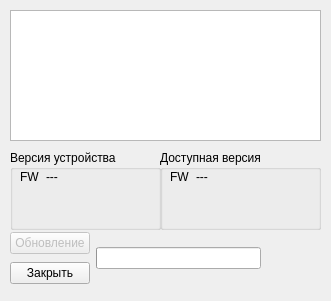
<?xml version="1.0" encoding="UTF-8"?>
<ui version="4.0">
 <class>FwDialog</class>
 <widget class="QDialog" name="FwDialog">
  <property name="geometry">
   <rect>
    <x>0</x>
    <y>0</y>
    <width>331</width>
    <height>301</height>
   </rect>
  </property>
  <property name="windowTitle">
   <string>Обновление</string>
  </property>
  <widget class="QPlainTextEdit" name="log">
   <property name="geometry">
    <rect>
     <x>10</x>
     <y>10</y>
     <width>311</width>
     <height>131</height>
    </rect>
   </property>
   <property name="readOnly">
    <bool>true</bool>
   </property>
  </widget>
  <widget class="QGroupBox" name="groupBox">
   <property name="geometry">
    <rect>
     <x>10</x>
     <y>150</y>
     <width>151</width>
     <height>80</height>
    </rect>
   </property>
   <property name="title">
    <string>Версия устройства</string>
   </property>
   <widget class="QWidget" name="formLayoutWidget">
    <property name="geometry">
     <rect>
      <x>10</x>
      <y>20</y>
      <width>131</width>
      <height>51</height>
     </rect>
    </property>
    <layout class="QFormLayout" name="formLayout">
     <item row="0" column="0">
      <widget class="QLabel" name="label">
       <property name="text">
        <string>FW</string>
       </property>
      </widget>
     </item>
     <item row="0" column="1">
      <widget class="QLabel" name="dev_fw_info">
       <property name="text">
        <string>---</string>
       </property>
      </widget>
     </item>
    </layout>
   </widget>
  </widget>
  <widget class="QGroupBox" name="groupBox_2">
   <property name="geometry">
    <rect>
     <x>160</x>
     <y>150</y>
     <width>161</width>
     <height>80</height>
    </rect>
   </property>
   <property name="title">
    <string>Доступная версия</string>
   </property>
   <widget class="QWidget" name="formLayoutWidget_2">
    <property name="geometry">
     <rect>
      <x>10</x>
      <y>20</y>
      <width>141</width>
      <height>51</height>
     </rect>
    </property>
    <layout class="QFormLayout" name="formLayout_2">
     <item row="0" column="0">
      <widget class="QLabel" name="label_3">
       <property name="text">
        <string>FW</string>
       </property>
      </widget>
     </item>
     <item row="0" column="1">
      <widget class="QLabel" name="have_fw_info">
       <property name="text">
        <string>---</string>
       </property>
      </widget>
     </item>
    </layout>
   </widget>
  </widget>
  <widget class="QWidget" name="horizontalLayoutWidget">
   <property name="geometry">
    <rect>
     <x>10</x>
     <y>230</y>
     <width>317</width>
     <height>56</height>
    </rect>
   </property>
   <layout class="QHBoxLayout" name="horizontalLayout">
    <item>
     <layout class="QVBoxLayout" name="verticalLayout">
      <item>
       <widget class="QPushButton" name="updatebn">
        <property name="enabled">
         <bool>false</bool>
        </property>
        <property name="text">
         <string>Обновление</string>
        </property>
       </widget>
      </item>
      <item>
       <widget class="QPushButton" name="closebn">
        <property name="text">
         <string>Закрыть</string>
        </property>
       </widget>
      </item>
     </layout>
    </item>
    <item>
     <widget class="QProgressBar" name="progressBar">
      <property name="value">
       <number>0</number>
      </property>
      <property name="textVisible">
       <bool>false</bool>
      </property>
     </widget>
    </item>
    <item>
     <widget class="QLabel" name="status">
      <property name="minimumSize">
       <size>
        <width>60</width>
        <height>0</height>
       </size>
      </property>
      <property name="text">
       <string/>
      </property>
     </widget>
    </item>
   </layout>
  </widget>
 </widget>
 <resources/>
 <connections>
  <connection>
   <sender>closebn</sender>
   <signal>clicked()</signal>
   <receiver>FwDialog</receiver>
   <slot>reject()</slot>
   <hints>
    <hint type="sourcelabel">
     <x>49</x>
     <y>272</y>
    </hint>
    <hint type="destinationlabel">
     <x>165</x>
     <y>135</y>
    </hint>
   </hints>
  </connection>
 </connections>
</ui>
